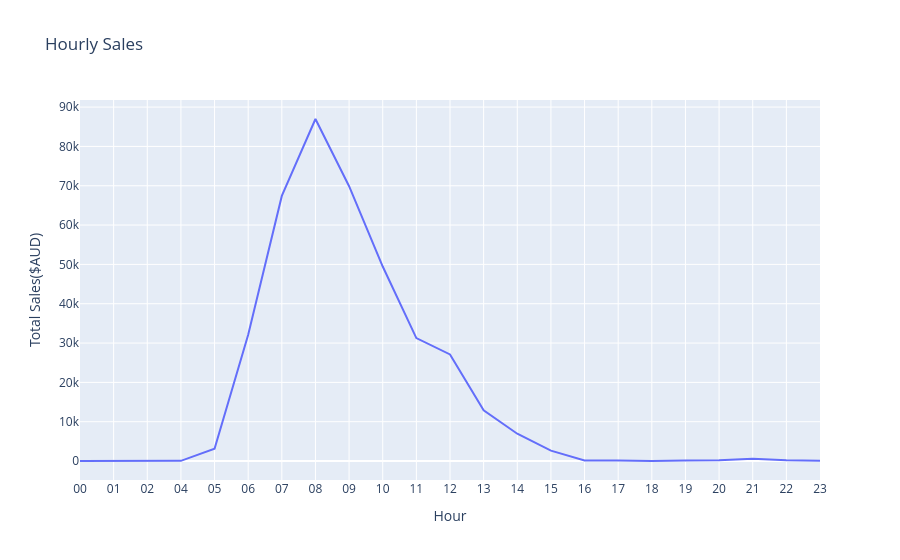

Here is the notebook cell this chart was saved with:
### Markdown cell above
## Find the revenue trand in each hour according to the order create time

### Code cell
# Extract out the HOUR from the time frame
df['time'] = df['date_created'].dt.strftime('%H')
hour_sales = df[(df["status"] == 2)].groupby('time')['total'].sum() / 100

fig = px.line(x=hour_sales.index.astype(str), y=hour_sales.values, labels={'x':'Hour', 'y':'Total Sales($AUD)'}, title='Hourly Sales')
fig.show()

### Figure 1 — Plotly figure (JSON) as saved in the notebook; plotly's stock layout.template omitted (floating-point values rounded to 4 significant figures)
{"data": [{"hovertemplate": "Hour=%{x}<br>Total Sales($AUD)=%{y}<extra></extra>", "legendgroup": "", "line": {"color": "#636efa", "dash": "solid"}, "marker": {"symbol": "circle"}, "mode": "lines", "name": "", "orientation": "v", "showlegend": false, "type": "scatter", "x": ["00", "01", "02", "04", "05", "06", "07", "08", "09", "10", "11", "12", "13", "14", "15", "16", "17", "18", "19", "20", "21", "22", "23"], "xaxis": "x", "y": [10.5, 42.6, 21.1, 55.6, 3146.0, 32090.0, 67410.0, 86970.0, 69890.0, 49460.0, 31270.0, 27100.0, 12880, 6938, 2657.0, 117.8, 149.3, 22, 163.5, 173.4, 585.8, 206.8, 75.74], "yaxis": "y"}], "layout": {"legend": {"tracegroupgap": 0}, "title": {"text": "Hourly Sales"}, "xaxis": {"anchor": "y", "domain": [0, 1], "title": {"text": "Hour"}}, "yaxis": {"anchor": "x", "domain": [0, 1], "title": {"text": "Total Sales($AUD)"}}}}
